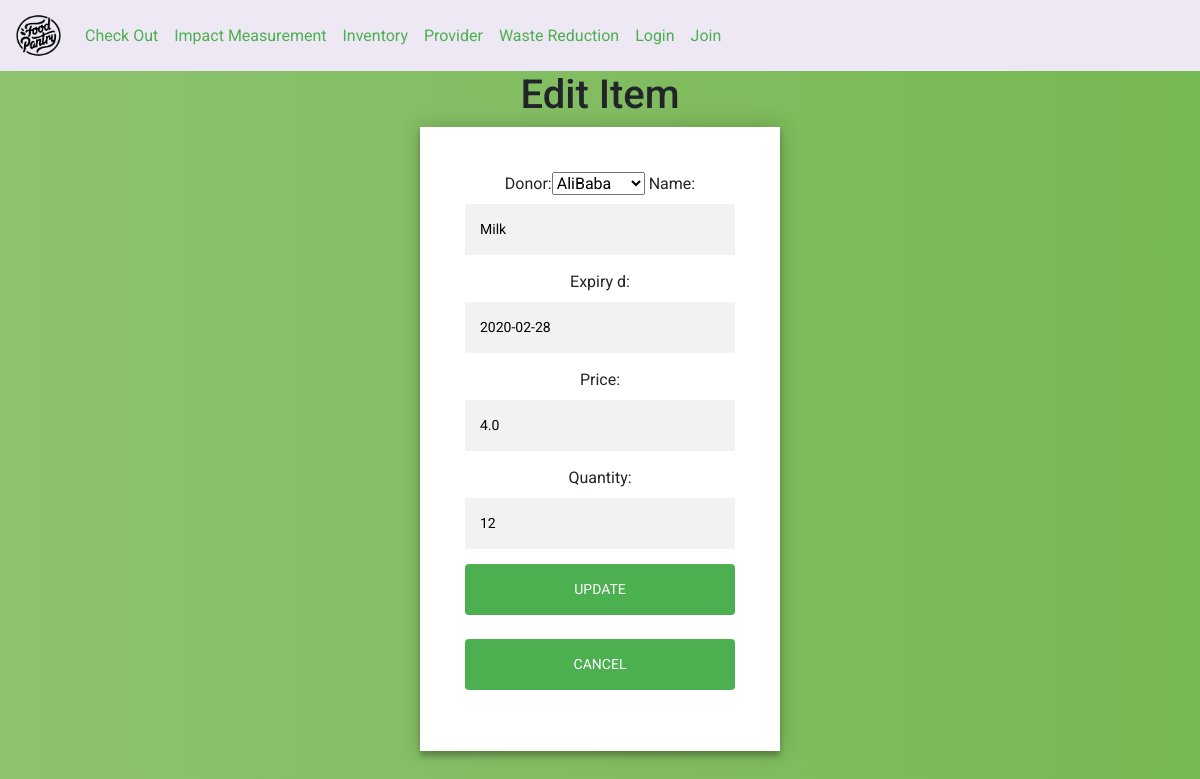
Page /update/9/ on the committed database.
### inventory/models.py (models this page shows, shortened)
class inventory(models.Model):
     donor = models.ForeignKey(provider, on_delete=models.CASCADE,related_name='donor')
     name = models.CharField(max_length=100)
     registration_D = models.DateField(auto_now=True)
     expiry_D = models.DateField()
     price = models.FloatField()
     quantity =  models.PositiveIntegerField()

### inventory/views.py (the view)
# urls.py: path('update/<str:pk>/', inventory_views.update, name='update'),
def update(request, pk):
	print("pk: ", pk)
	item = inventory.objects.get(id=pk)
	form = inventory_form(instance=item)
	if request.method == 'POST':
		form = inventory_form(request.POST, instance=item)
		if form.is_valid():
			form.save()
			return redirect('inventory_view')
	context = {'form':form}
	return render(request, 'inventory/update.html', context)

### inventory/forms.py
class inventory_form(forms.ModelForm):
    name = forms.CharField(widget=forms.TextInput(attrs={'placeholder': 'Item Name '}))
    expiry_D = forms.CharField(widget=forms.TextInput(attrs={'placeholder': 'Expiry Date '}))
    price = forms.CharField(widget=forms.TextInput(attrs={'placeholder': 'Price'}))
    quantity  = forms.CharField(widget=forms.TextInput(attrs={'placeholder': 'Quantity '}))
    class Meta():
	     model = inventory
	     fields = '__all__'

### provider/models.py (called while the page is built)
    def __str__(self):
          return self.donor_name

### templates/inventory/update.html (shortened to what this page needs)
<html>
<head>
	{% include "dashboard/shared_links.html" %}
</head>
<body>
	{% include "dashboard/navigation_bar.html" %}
<h1>Edit Item</h1>
<div class="form">
    <div class = "login-form">
      <form method="POST" action="">
 	{{form}}
        <br>
        <button type="submit" class="btn btn-primary" name = "Edit_Task">Update</button>
                <a href="/inventory/">
                  <br>
                  <br>
        	<button type="submit" class="btn btn-primary" value="Cancel" name = "Cancel">Cancel</button>
      </form>
    </div>
  </div>
</body>
</html>

### static/CSS/common.css (style rules this page uses)
.form { position: relative; z-index: 1; background: #FFFFFF; max-width: 360px; margin: 0 auto 100px; padding: 45px; text-align: center; box-shadow: 0 0 20px 0 rgba(0, 0, 0, 0.2), 0 5px 5px 0 rgba(0, 0, 0, 0.24); }
.form input { font-family: "Roboto", sans-serif; outline: 0; background: #f2f2f2; width: 100%; border: 0; margin: 0 0 15px; padding: 15px; box-sizing: border-box; font-size: 14px; }
.form button { font-family: "Roboto", sans-serif; text-transform: uppercase; outline: 0; background: #4CAF50; width: 100%; border: 0; padding: 15px; color: #FFFFFF; font-size: 14px; -webkit-transition: all 0.3 ease; transition: all 0.3 ease; cursor: pointer; }
h1 { text-align: center; }
body { background: white; background: -webkit-linear-gradient(right, #76b852, #8DC26F); background: -moz-linear-gradient(right, #76b852, #8DC26F); background: -o-linear-gradient(right, #76b852, #8DC26F); background: linear-gradient(to left, #76b852, #8DC26F); font-family: "Roboto", sans-serif; -webkit-font-smoothing: antialiased; -moz-osx-font-smoothing: grayscale; }

### rows in the picture
inventory: donor "AliBaba", name "Milk", expiry_D "2020-02-28", price "4.0", quantity "12"
